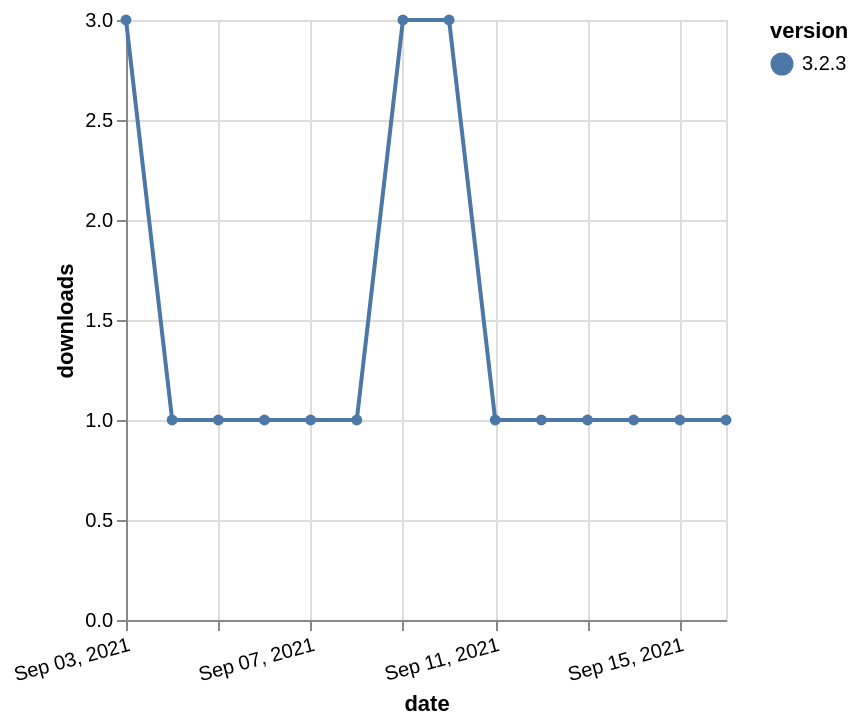

Here is the Vega-Lite specification saved for this chart:
### Vega-Lite specification from a JSON file in a GitHub repository (floating-point values rounded to 4 significant figures)
{"$schema": "https://vega.github.io/schema/vega-lite/v5.json", "description": "A simple bar chart with embedded data.", "data": {"values": [{"date": "2021-09-03", "total": 512, "delta": 3, "version": "3.2.3"}, {"date": "2021-09-04", "total": 513, "delta": 1, "version": "3.2.3"}, {"date": "2021-09-05", "total": 514, "delta": 1, "version": "3.2.3"}, {"date": "2021-09-06", "total": 515, "delta": 1, "version": "3.2.3"}, {"date": "2021-09-07", "total": 516, "delta": 1, "version": "3.2.3"}, {"date": "2021-09-08", "total": 517, "delta": 1, "version": "3.2.3"}, {"date": "2021-09-09", "total": 520, "delta": 3, "version": "3.2.3"}, {"date": "2021-09-10", "total": 523, "delta": 3, "version": "3.2.3"}, {"date": "2021-09-11", "total": 524, "delta": 1, "version": "3.2.3"}, {"date": "2021-09-12", "total": 525, "delta": 1, "version": "3.2.3"}, {"date": "2021-09-13", "total": 526, "delta": 1, "version": "3.2.3"}, {"date": "2021-09-14", "total": 527, "delta": 1, "version": "3.2.3"}, {"date": "2021-09-15", "total": 528, "delta": 1, "version": "3.2.3"}, {"date": "2021-09-16", "total": 529, "delta": 1, "version": "3.2.3"}]}, "width": "container", "mark": {"type": "line", "point": {"filled": true}}, "encoding": {"x": {"field": "date", "type": "temporal", "timeUnit": "yearmonthdate", "title": "date", "axis": {"labelAngle": -15}}, "y": {"field": "delta", "type": "quantitative", "title": "downloads"}, "color": {"field": "version", "type": "nominal"}, "tooltip": {"field": "delta"}}}
